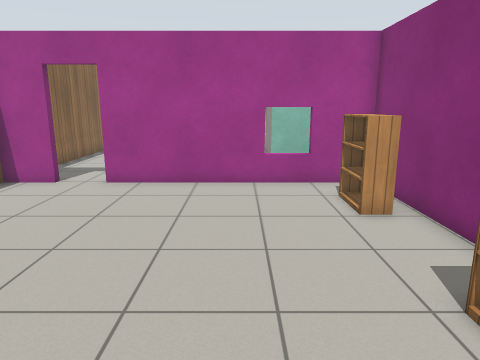
[1] (above)

22 first-person views from a walk through a world built for the Gazebo simulator. The camera is 1.3 m above the floor, tilts 12° down and sees 70° across. The floor is counted in squares, 0.5 m on a side. Each view is taken from the middle of a square. On the plan, view 1 faces up. The plan holds only what a view shows up to about 20 squares ahead; the rest is blank. Gazebo's built-in surfaces are drawn with simple patterns.

[2]
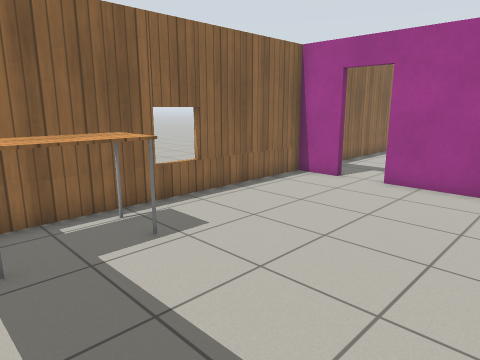

[3]
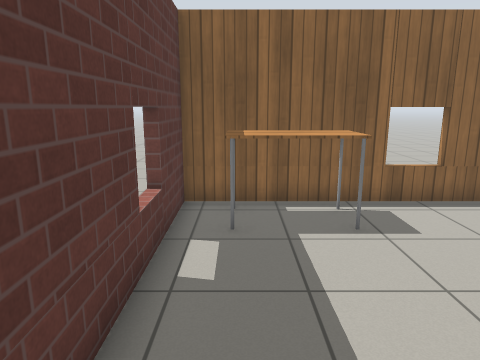

[4]
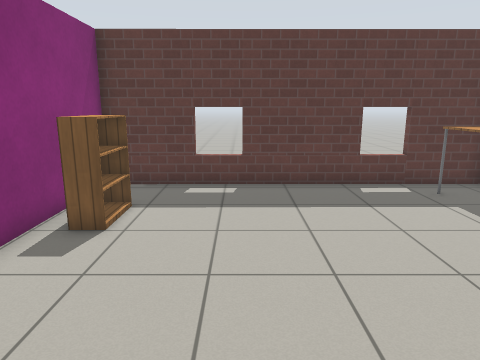

[5]
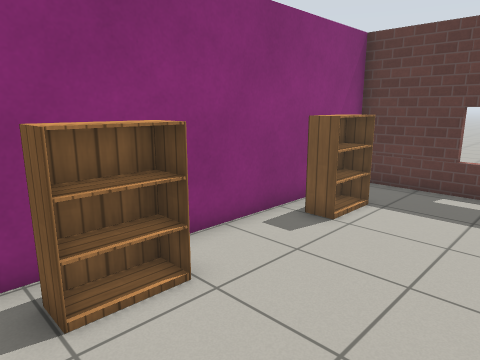

[6]
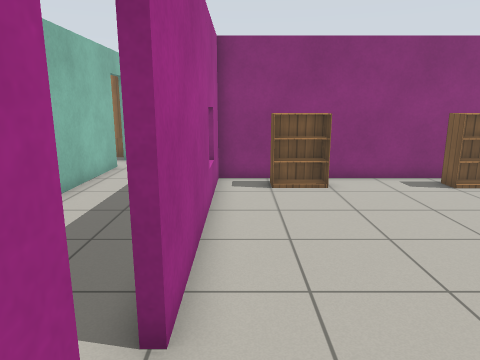

[7]
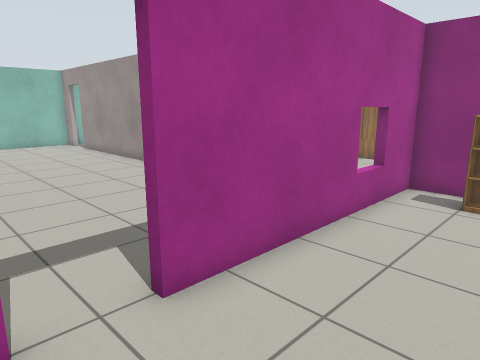

[8]
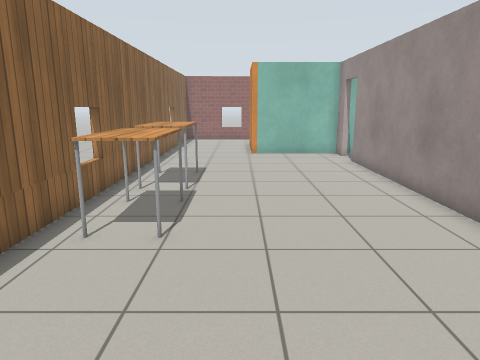

[9]
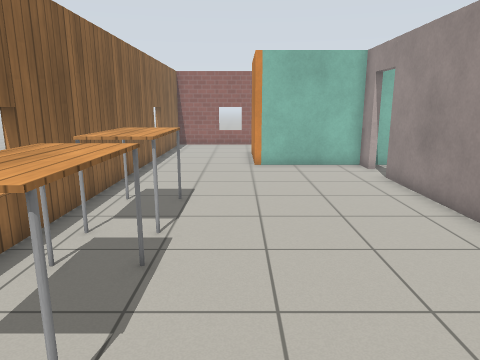

[10]
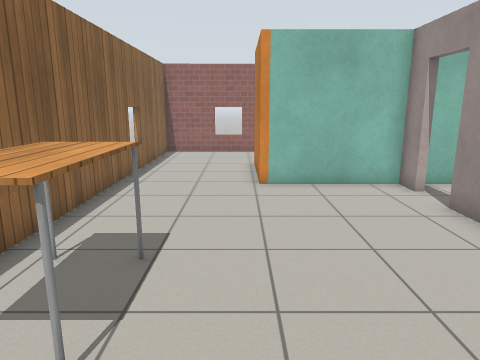

[11]
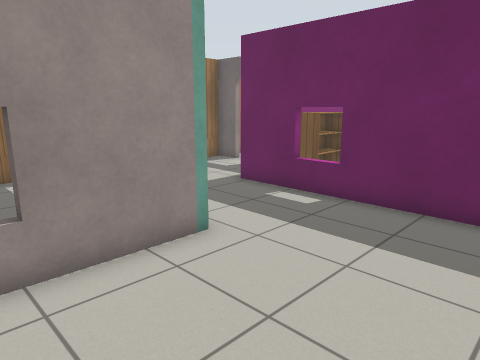

[12]
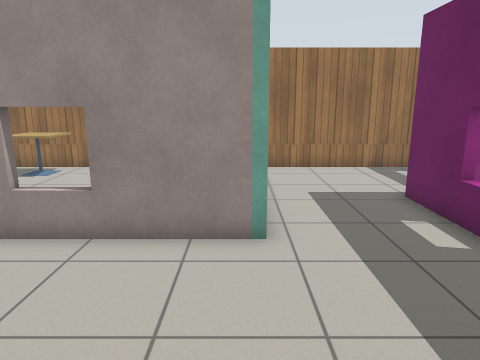

[13]
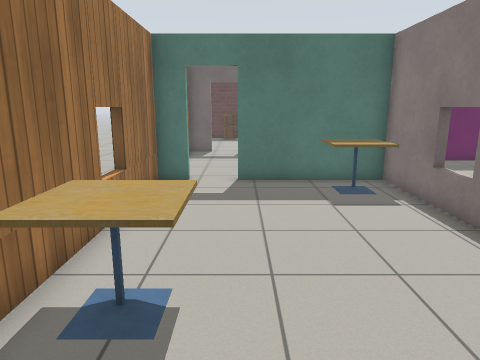

[14]
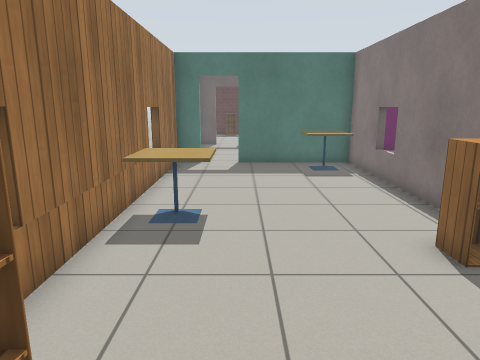

[15]
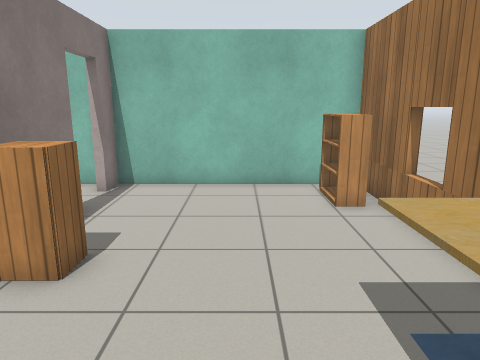

[16]
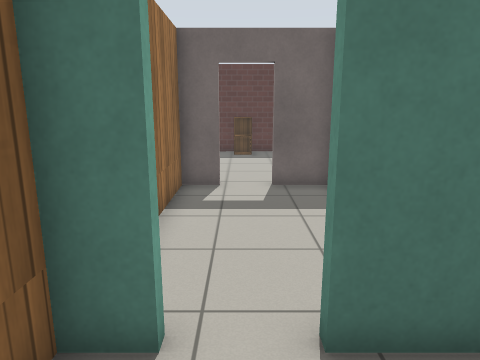

[17]
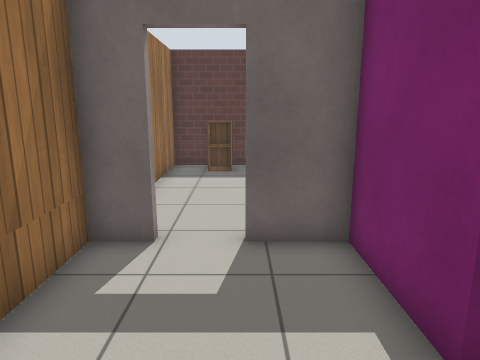

[18]
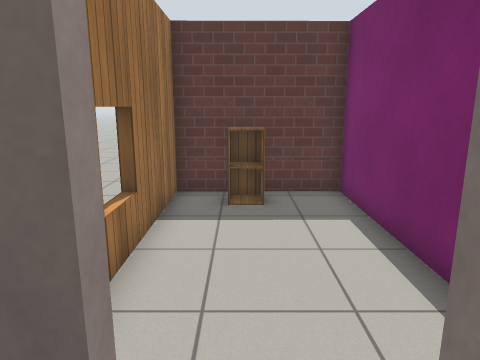

[19]
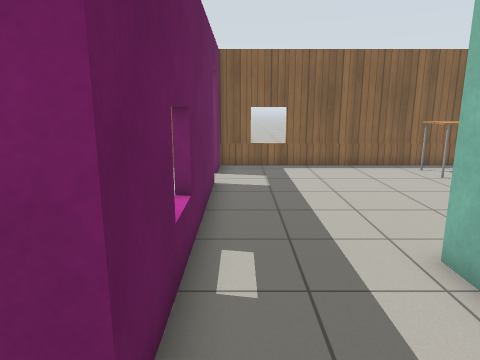

[20]
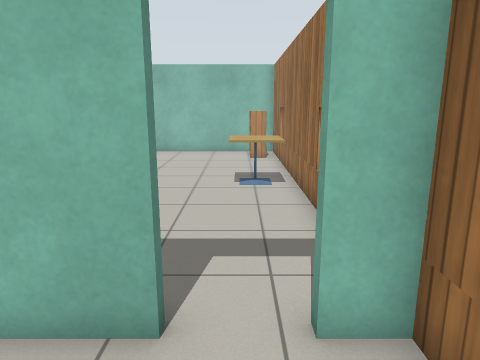

[21]
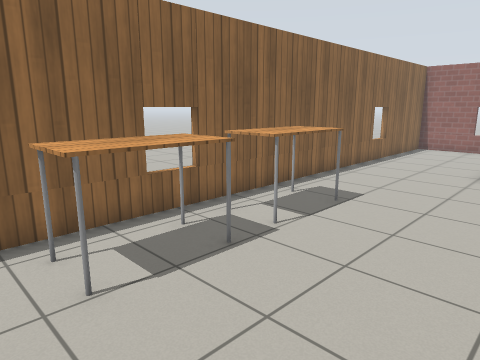

[22]
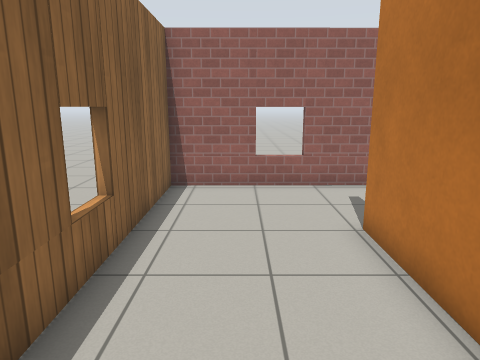

### Floor plan
Ten units are one square. View 1 is at (0, 0); x grows to the right and y downward. Boxes are objects, and circles mark ways between rooms. Rooms are numbered by the first view taken in them; rooms with no view inside come last. Other rooms are left out.
<svg viewBox="-93 -429 198 440">
<path fill="none" stroke="#000" d="M-82 -66 -88 -66M-64 -118 -83 -118 -83 6 46 5 46 -118 -47 -118M15 -324 15 -336 -33 -336 -33 -381M71 -165 15 -165 15 -307M-47 -121 49 -121 49 -86 69 -86M-36 -424 -83 -423 -83 -121 -65 -121M87 -86 100 -86 100 -165 89 -165M18 -256 18 -168 71 -168M18 -308 18 -280M89 -168 100 -168 100 -336 18 -336 18 -324M49 -54 49 5 100 5 100 -53"/>
<rect x="-75" y="-35" width="20" height="30" fill="#bbb"><title>table</title></rect>
<rect x="25" y="-45" width="10" height="30" fill="#bbb"><title>bookshelf</title></rect>
<rect x="25" y="-105" width="20" height="30" fill="#bbb"><title>bookshelf</title></rect>
<rect x="-75" y="-235" width="20" height="30" fill="#bbb"><title>table</title></rect>
<rect x="-75" y="-275" width="20" height="30" fill="#bbb"><title>table</title></rect>
<rect x="25" y="-195" width="20" height="20" fill="#bbb"><title>cafe table</title></rect>
<rect x="25" y="-275" width="10" height="10" fill="#bbb"><title>cabinet</title></rect>
<rect x="75" y="-265" width="20" height="30" fill="#bbb"><title>cafe table</title></rect>
<rect x="85" y="-325" width="10" height="20" fill="#bbb"><title>bookshelf</title></rect>
<rect x="75" y="-15" width="10" height="20" fill="#bbb"><title>cabinet</title></rect>
<circle cx="-55" cy="-120" r="3" fill="#2a7"/>
<circle cx="20" cy="-315" r="3" fill="#2a7"/>
<circle cx="80" cy="-170" r="3" fill="#2a7"/>
<circle cx="75" cy="-85" r="3" fill="#2a7"/>
<text x="-20" y="-60">1</text>
<text x="-20" y="-240">2</text>
<text x="60" y="-260">3</text>
<text x="70" y="-40">4</text>
</svg>
Room 1 opens to room 2. Room 2 opens to room 3. Room 2 opens to room 4.

Where each view was taken, in squares from view 1:
view 1: 0 up, 0 right, facing up
view 2: 0 up, 0 right, facing up-left
view 3: 1 up, 1 right, facing left
view 4: 11 up, 0 right, facing down
view 5: 11 up, 1 left, facing down-right
view 6: 11 up, 8 left, facing right
view 7: 8 up, 7 left, facing up-right
view 8: 14 up, 4 left, facing up
view 9: 18 up, 4 left, facing up
view 10: 22 up, 4 left, facing up
view 11: 21 up, 4 left, facing down-right
view 12: 17 up, 5 left, facing right
view 13: 29 up, 7 right, facing down
view 14: 33 up, 7 right, facing down
view 15: 22 up, 6 right, facing up
view 16: 20 up, 8 right, facing down
view 17: 15 up, 7 right, facing down
view 18: 10 up, 8 right, facing down
view 19: 13 up, 7 right, facing left
view 20: 13 up, 8 right, facing up
view 21: 19 up, 1 left, facing up-left
view 22: 31 up, 6 left, facing up
